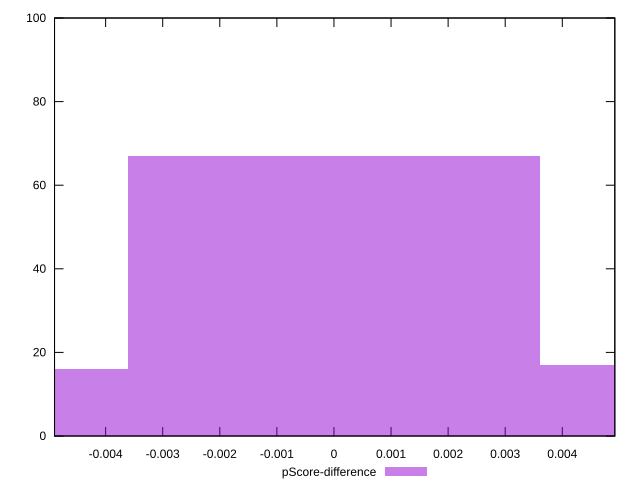

This figure's gnuplot source:
reset

$pScoreDifference <<EOF
0 67
-0.007204280051240874 16
0.007204280051240874 17
EOF

set key outside below
set boxwidth 0.007204280051240874
set xrange [-0.0048950290377272054:0.004920292777586099]
set yrange [0:100]
set trange [0:100]
set style fill transparent solid 0.5 noborder
set terminal svg size 640, 490 enhanced background rgb 'white'
set output "reports/report_00028_2021-02-24T12-49-42.674Z/bootup-time/samples/music/pScore-difference/histogram.svg"

plot $pScoreDifference title "pScore-difference" with boxes

reset
